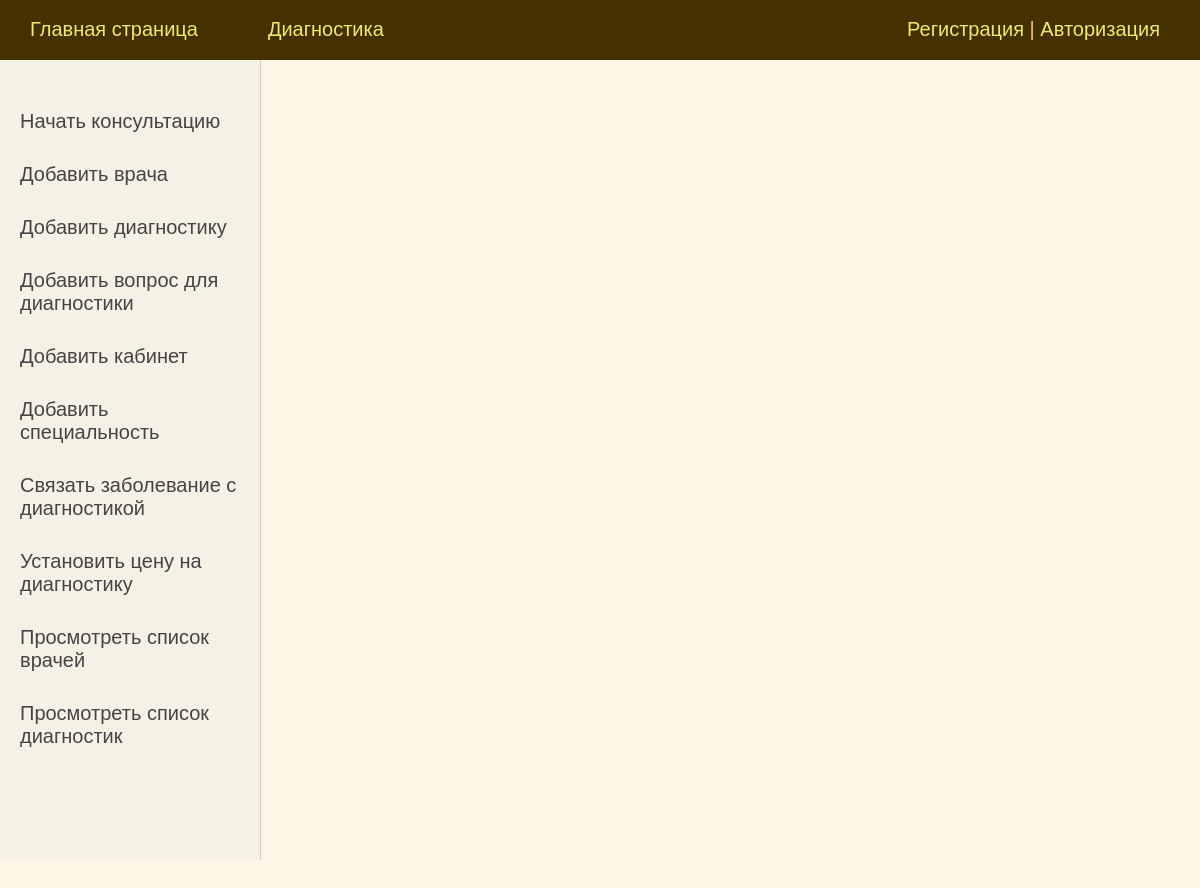
Before: /Diagnostic/employees_list/ with the older database file.
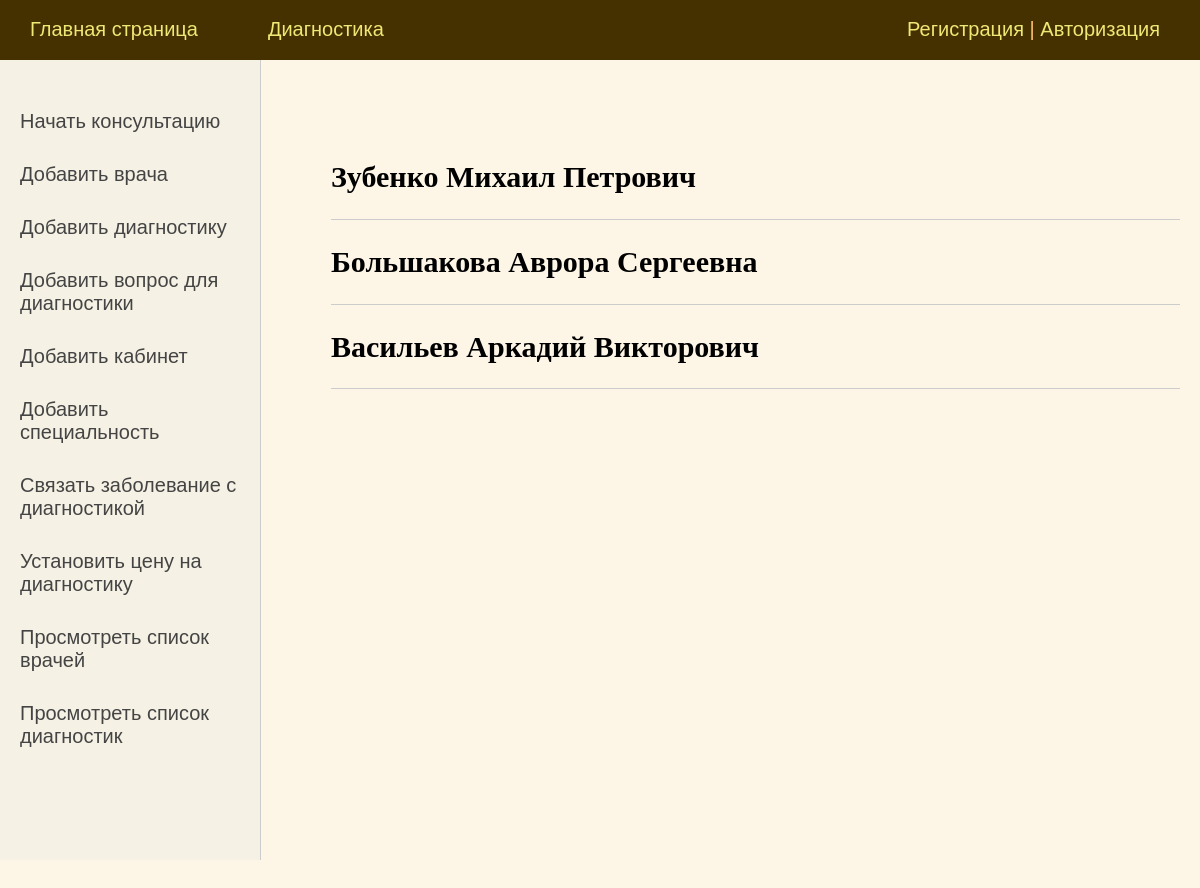
After: the same page with the newer database file.
### DiagnosticSystem/models.py (models this page shows, shortened)
class Employee(models.Model):
    surname = models.CharField(max_length=50, verbose_name='Фамилия')
    name = models.CharField(max_length=50, verbose_name='Имя')
    patronymic = models.CharField(max_length=50, verbose_name='Отчество')
    cabinet = models.ForeignKey('Cabinet', on_delete=models.PROTECT, verbose_name='Кабинет')
    speciality = models.ForeignKey('Speciality', on_delete=models.PROTECT, verbose_name='Специальность')

### DiagnosticSystem/views.py (the view)
# urls.py: path('employees_list/', EmployeesList.as_view(), name='employees_list'),
class EmployeesList(ListView):
    model = Employee
    template_name = 'DiagnosticSystem/employees_list.html'
    context_object_name = 'employees'
    def get_context_data(self, *, object_list=None, **kwargs):
        context = super().get_context_data(**kwargs)
        context['menu'] = menu
        context['sidebar'] = sidebar
        context['title'] = 'Список сотрудников'
        return context

### DiagnosticSystem/templates/DiagnosticSystem/employees_list.html (shortened to what this page needs)
{% extends 'DiagnosticSystem/base.html' %}
{% block content %}
<ul class="list-articles">
	{% for e in employees %}
			<li><h2>{{e.surname}} {{e.name}} {{e.patronymic}}</h2>
			</li>
	{% endfor %}
</ul>
{% endblock %}

Changed rows visible on the page:
added Employee: surname "Зубенко", name "Михаил", patronymic "Петрович"
added Employee: surname "Большакова", name "Аврора", patronymic "Сергеевна"
added Employee: surname "Васильев", name "Аркадий", patronymic "Викторович"
